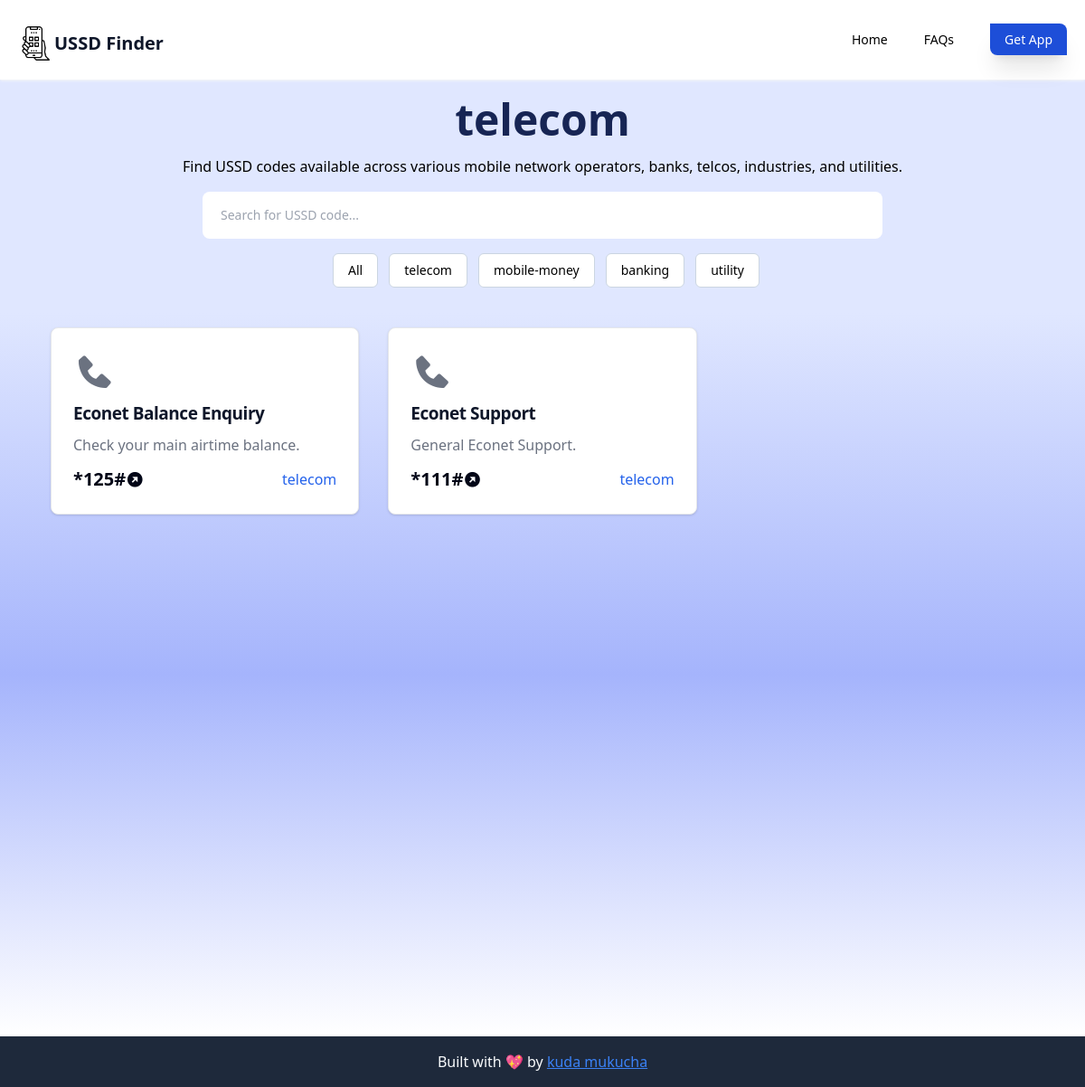
Page /codes/telecom/ on the committed database.
### codes/models.py (models this page shows, shortened)
class Category(models.Model):
    name = models.CharField(max_length=50)
    def __str__(self):
        return self.name

class Code(models.Model):
    author = models.ForeignKey(User,on_delete=models.CASCADE,related_name='author_codes')
    name = models.CharField(max_length=100)
    slug = models.SlugField(max_length=250,unique=True)
    code = models.CharField(max_length=20)
    description = models.TextField()
    category = models.ForeignKey(Category,on_delete=models.CASCADE,related_name='category_codes')
    is_active = models.BooleanField(default=True)
    created = models.DateTimeField(auto_now_add=True)
    updated = models.DateTimeField(auto_now=True)
    class Meta:
        ordering =['-created']
        indexes = [
            models.Index(fields=['created'])
        ]

### codes/views.py (the view)
# urls.py: path('codes/<str:category_name>/',views.codes_per_category,name='category-codes'),
def codes_per_category(request,category_name):
    category = Category.objects.get(name__iexact = category_name)
    codes = Code.objects.filter(category=category,is_active=True)
    return render(request,'codes/codes-per-category.html',{'codes':codes,'category':category})

### codes/context_processors.py (called while the page is built)
def category_list(request):
    return{
        'categories':Category.objects.all()
    }

### templates/codes/codes-per-category.html
{%extends 'base.html'%}
{%load static%}
{%block content%}
<div class="flex flex-col items-center text-center space-y-4 bg-indigo-100 ">
    <h2 class="mt-5 font-extrabold lg:text-5xl text-3xl text-blue-950">{{category.name}}</h2>
    <h3 className='text-slate-700 text-sm font-medium'>Find USSD codes available across various mobile network
        operators, banks, telcos, industries, and utilities.</h3>
    <div class="w-full lg:px-56 px-4">
        <form action="{%url 'codes:search'%}" method="get">
            <input type="text" placeholder="Search for USSD code..."
                class="placeholder:text-sm w-full  placeholder:px-2 py-4 px-3 text-sm outline-none rounded-lg" name="q">
        </form>
    </div>
    <div class="pb-7 flex flex-wrap justify-center gap-1">
        <a href="/"
            class="border border-slate-300 ml-2 px-4 py-2 rounded-md bg-white font- hover:text-blue-700 hover:border-blue-700 hover:font-semibold hover:scale-110 transition-all duration-300 text-sm">All</a>
        {%for category in categories%}
        <a href="{%url 'codes:category-codes' category.name%}"
            class="border border-slate-300 ml-2 px-4 py-2 rounded-md bg-white font- hover:text-blue-700 hover:border-blue-700 hover:font-semibold hover:scale-110 transition-all duration-300 text-sm">{{category.name}}</a>
        {%endfor%}
    </div>
</div>
<div class="bg-gradient-to-b from-indigo-100 via-indigo-300  pt-4 pb-4 min-h-screen">
    {%if codes%}
    <div class="px-4 lg:px-14 grid grid-cols-1 md:grid-cols-2 lg:grid-cols-3 gap-8">
        {%for code in codes%}
        <div class="bg-white p-6 border border-gray-200 rounded-lg shadow flex flex-col">
            <i class='bx bxs-phone bx-lg text-gray-500 mb-2'></i>
            <a href="{%url 'codes:code-detail' code.slug%}"
                class="mb-2 text-[19px] font-semibold tracking-tight text-slate-900 hover:text-blue-700">{{code.name}}</a>
            <p class="mb-3 font-normal text-gray-500">{{code.description | truncatewords:6}}</p>
            <div class="flex items-center justify-between">
                <a href="tel:{{code.code}}"
                    class="inline-flex font-bold items-center text-slate-950 text-xl hover:text-blue-600 hover:scale-105 transition-all duration-75">
                    {{code.code}}
                    <i class='bx bxs-right-top-arrow-circle'></i>
                </a>
                <p class="text-blue-600 font-medium">{{code.category}}</p>
            </div>
        </div>
        {%endfor%}
    </div>
    {%else%}
    <div class="px-4 lg:px-14 mt-10">
        <div class="p-6 bg-white border border-gray-200 rounded-lg shadow text-center items-center">
            <p>No codes at the moment</p>
        </div>
    </div>
    {%endif%}
    {%include 'pagination.html' with page=codes%}
</div>
{%endblock%}

### rows in the picture
Category: name "telecom"
Category: name "mobile-money"
Category: name "banking"
Category: name "utility"
Code: name "Econet Balance Enquiry", description "Check your main airtime balance.", code "*125#", category "telecom"
Code: name "Econet Support", description "General Econet Support.", code "*111#", category "telecom"
